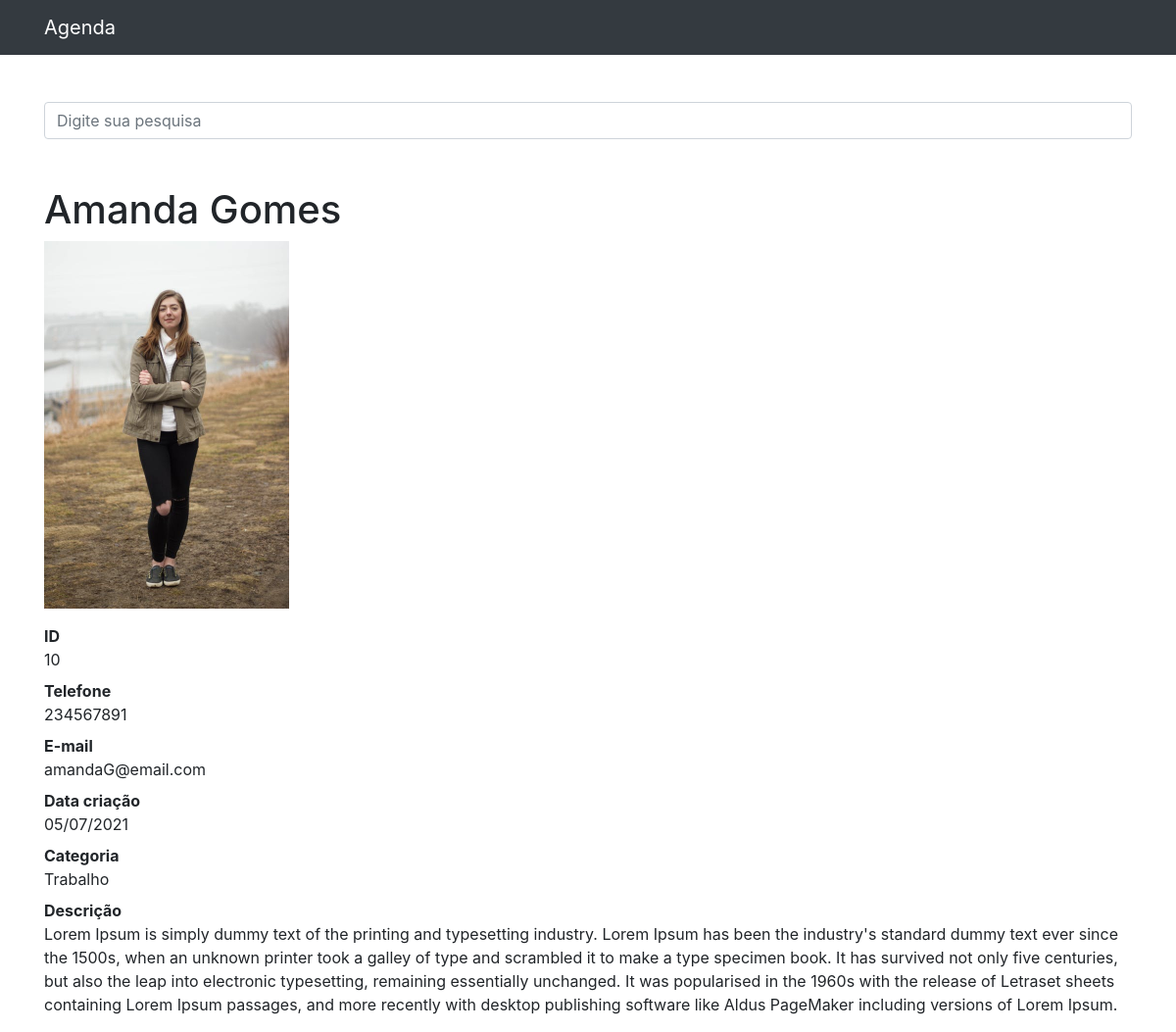
The page /10 on the database its author committed.
### contatos/models.py (models this page shows, shortened)
class Contato(models.Model):
    nome = models.CharField(max_length=100)
    sobrenome = models.CharField(max_length=100)
    telefone = models.CharField(max_length=20)
    email = models.CharField(max_length=100)
    data = models.DateTimeField(default=timezone.now())
    descricao = models.TextField(blank=True)
    categoria = models.ForeignKey(Categoria, on_delete=models.DO_NOTHING)
    mostrar = models.BooleanField(default=True)
    foto = models.ImageField(blank=True, upload_to='fotos/%Y/%m')

class Categoria(models.Model):
    nome = models.CharField(max_length=255)
    def __str__(self):
        return self.nome

### contatos/views.py (the view)
# urls.py: path('<int:contato_id>', views.ver_contato, name='ver_contato'),
def ver_contato(request, contato_id):
    contato = get_object_or_404(Contato, id=contato_id)
    if not contato.mostrar:
        raise Http404()
    return render(request, 'contatos/ver_contato.html', {
        'contato': contato
    })

### contatos/templates/contatos/ver_contato.html (shortened to what this page needs)
{% extends 'base.html' %}
{% block content %}
        <h1 class="mt-5">{{ contato.nome }}  {{ contato.sobrenome }}</h1>
        {% if contato.foto %}
        <p>
            <img src="{{ contato.foto.url }}" style="max-width: 250px; height: auto;">
        </p>
        {% endif %}
        <dl>
          <dt>ID</dt>
            <dd>{{ contato.id }}</dd>
          <dt>Telefone</dt>
            <dd>{{ contato.telefone}}</dd>
          <dt>E-mail</dt>
            <dd>{{ contato.email }}</dd>
          <dt>Data criação</dt>
            <dd>{{ contato.data|date:'d/m/Y'  }}</dd>
          <dt>Categoria</dt>
            <dd>{{ contato.categoria }}</dd>
          <dt>Descrição</dt>
             <dd>
                {{ contato.descricao }}
            </dd>
        </dl>
{% endblock %}

### rows shown on the page
Contato: nome "Amanda", sobrenome "Gomes", foto (picture), id "10", telefone "234567891", email "amandaG@email.com", data "05/07/2021", categoria "Trabalho", descricao "Lorem Ipsum is simply dummy text of the printing and typesetting industry. Lorem Ipsum has been the industry's standard dummy text ever since the 1500s, when an unknown printer took a galley of type and scrambled it to make a type specimen book. It has survived not only five centuries, but also the leap into electronic typesetting, remaining essentially unchanged. It was popularised in the 1960s with the release of Letraset sheets containing Lorem Ipsum passages, and more recently with desktop publishing software like Aldus PageMaker including versions of Lorem Ipsum."
